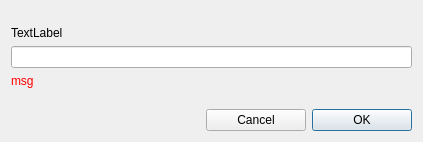
<?xml version="1.0" encoding="UTF-8"?>
<ui version="4.0">
 <class>InputDlg</class>
 <widget class="QDialog" name="InputDlg">
  <property name="geometry">
   <rect>
    <x>0</x>
    <y>0</y>
    <width>423</width>
    <height>140</height>
   </rect>
  </property>
  <property name="sizePolicy">
   <sizepolicy hsizetype="Preferred" vsizetype="Minimum">
    <horstretch>0</horstretch>
    <verstretch>0</verstretch>
   </sizepolicy>
  </property>
  <property name="windowTitle">
   <string>Dialog</string>
  </property>
  <layout class="QVBoxLayout" name="verticalLayout_2">
   <item>
    <spacer name="verticalSpacer_2">
     <property name="orientation">
      <enum>Qt::Vertical</enum>
     </property>
     <property name="sizeType">
      <enum>QSizePolicy::Fixed</enum>
     </property>
     <property name="sizeHint" stdset="0">
      <size>
       <width>20</width>
       <height>15</height>
      </size>
     </property>
    </spacer>
   </item>
   <item>
    <layout class="QVBoxLayout" name="verticalLayout">
     <item>
      <widget class="QLabel" name="descriptionText">
       <property name="text">
        <string>TextLabel</string>
       </property>
      </widget>
     </item>
    </layout>
   </item>
   <item>
    <widget class="QLineEdit" name="inputText"/>
   </item>
   <item>
    <widget class="QLabel" name="msg">
     <property name="styleSheet">
      <string notr="true">color:red</string>
     </property>
     <property name="text">
      <string>msg</string>
     </property>
    </widget>
   </item>
   <item>
    <spacer name="verticalSpacer">
     <property name="orientation">
      <enum>Qt::Vertical</enum>
     </property>
     <property name="sizeType">
      <enum>QSizePolicy::MinimumExpanding</enum>
     </property>
     <property name="sizeHint" stdset="0">
      <size>
       <width>20</width>
       <height>15</height>
      </size>
     </property>
    </spacer>
   </item>
   <item>
    <layout class="QHBoxLayout" name="horizontalLayout">
     <item>
      <spacer name="horizontalSpacer">
       <property name="orientation">
        <enum>Qt::Horizontal</enum>
       </property>
       <property name="sizeHint" stdset="0">
        <size>
         <width>40</width>
         <height>20</height>
        </size>
       </property>
      </spacer>
     </item>
     <item>
      <widget class="QPushButton" name="cancelBtn">
       <property name="minimumSize">
        <size>
         <width>100</width>
         <height>0</height>
        </size>
       </property>
       <property name="focusPolicy">
        <enum>Qt::StrongFocus</enum>
       </property>
       <property name="text">
        <string>Cancel</string>
       </property>
       <property name="autoDefault">
        <bool>false</bool>
       </property>
      </widget>
     </item>
     <item>
      <widget class="QPushButton" name="okBtn">
       <property name="minimumSize">
        <size>
         <width>100</width>
         <height>0</height>
        </size>
       </property>
       <property name="text">
        <string>OK</string>
       </property>
      </widget>
     </item>
    </layout>
   </item>
  </layout>
 </widget>
 <resources/>
 <connections/>
</ui>
